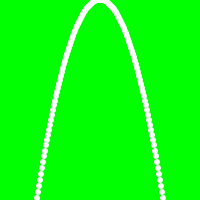
Frame 1 (no input)
Frame 60 (the mouse pressed at the canvas centre just before this capture): identical to frame 1, image omitted
Frame 120 (the mouse held since frame 60 and released just before this capture): identical to frame 1, image omitted

The Processing sketch that drew this single still picture (run headless with seeded random() and noise(); from frame 60 on, the mouse is pressed at the canvas centre):

// Processing sketch: processing_108327
// ── processing_108327.pde

int x = 0;int y = 0; int valor=100;
void setup()
{
  noStroke();
  size(200, 200);
}
void draw() {
  background(0, 255, 0);
  funcionCuadratica();
}
void funcionCuadratica() {
for(int x = -valor; x < valor; x++) {
  y=(x*x)/20;
    fill(255);
  ellipse(x+100, y, 6, 6);
  }
}
